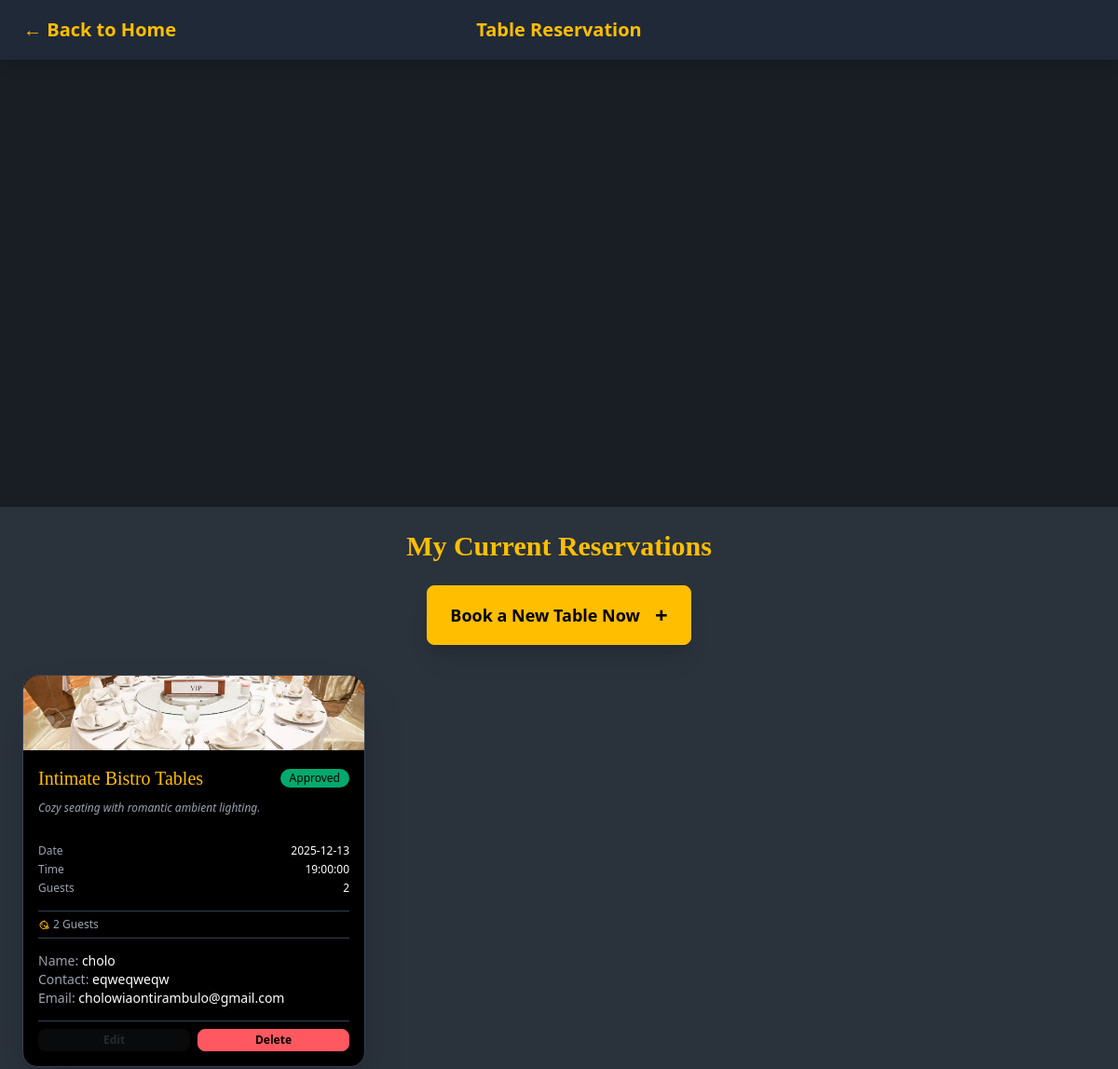
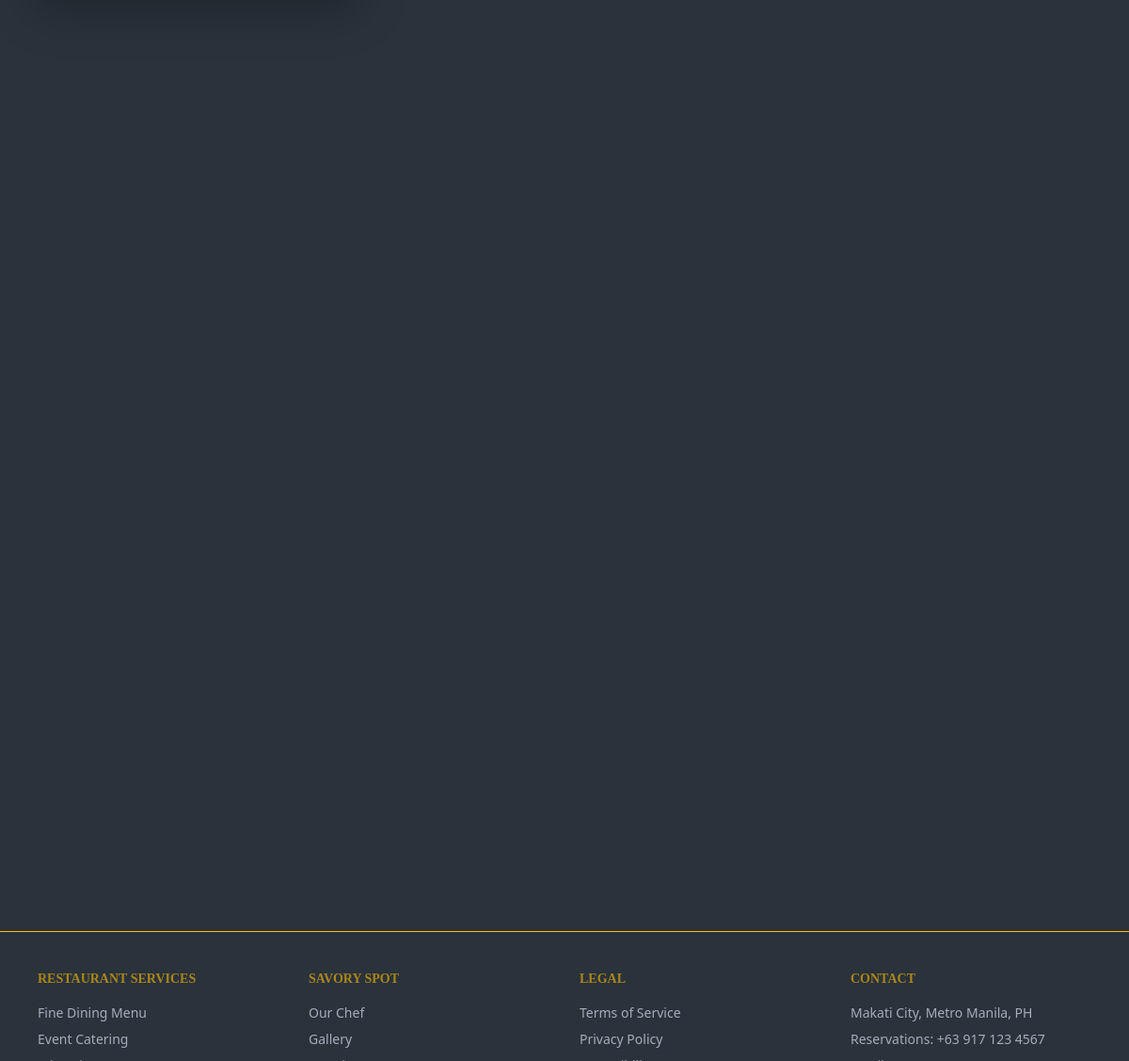
Screenshot of /pages/reservations.php (signed in) with the database file from the repository (2 pictures, top to bottom).
### tables this page shows
CREATE TABLE `reservations` (
  `date` date NOT NULL,
  `time` time NOT NULL,
  `name` varchar(200) NOT NULL,
  `email` varchar(150) NOT NULL,
  `contact` varchar(20) NOT NULL,
  `guests` int(11) NOT NULL,
  `table_type` varchar(100) NOT NULL,
  `status` varchar(20) NOT NULL,
  `id` int(11) NOT NULL,
  `user_id` int(11) NOT NULL
);

### pages/reservations.php (the view, shortened to what this page needs)
<?php
$current_user_id = $_SESSION['user_id'];
require_once('../handlers/database.php');
$dining_areas = [
    ['title'=>'The Chef’s Table','capacity'=>4,'description'=>'Culinary artistry up close. Near the open kitchen.','image'=>'../assets/table1.jpg'],
    ['title'=>'Intimate Bistro Tables','capacity'=>2,'description'=>'Cozy seating with romantic ambient lighting.','image'=>'../assets/table2.jpg'],
    ['title'=>'The Grand Salon','capacity'=>12,'description'=>'Private soundproof room for larger celebrations.','image'=>'../assets/table3.jpg'],
    ['title'=>'Al Fresco Terrace','capacity'=>4,'description'=>'Outdoor terrace with a breathtaking view.','image'=>'../assets/table4.jpg'],
    ['title'=>'Main Dining Hall','capacity'=>4,'description'=>'Comfortable and versatile standard seating.','image'=>'../assets/table5.jpg'],
];
$reservations = [];
$sql_select = "SELECT * FROM reservations WHERE user_id = ? ORDER BY date DESC, time DESC";
$stmt_select = $conn->prepare($sql_select);
$stmt_select->bind_param("i", $current_user_id);
$stmt_select->execute();
$result = $stmt_select->get_result();
if ($result && $result->num_rows > 0) {
    while ($row = $result->fetch_assoc()) {
        $reservations[] = $row;
    }
}
?>
<!DOCTYPE html>
<html lang="en" autocomplete="off">
<head>
<link href="https://cdn.jsdelivr.net/npm/daisyui@4.10.2/dist/full.min.css" rel="stylesheet">
<script src="https://cdn.tailwindcss.com"></script>
</head>
<body class="bg-neutral text-white" data-theme="dark">
<div class="navbar shadow-lg">
    <div class="navbar-start">
        <a href="home.php" class="btn btn-ghost text-xl text-warning">← Back to Home</a>
    </div>
    <div class="navbar-center">
        <span class="text-xl text-warning font-bold">Table Reservation</span>
    </div>
</div>
<div class="slideshow-container">
    <div class="slideshow-overlay"></div>
</div>
<main class="px-4 py-6 flex flex-col items-center min-h-[70vh]">
    <section class="w-full max-w-6xl">
        <h2 class="text-3xl font-serif font-bold text-center text-warning mb-6">My Current Reservations</h2>
        <div class="flex justify-center mb-8">
            <button class="btn btn-warning btn-lg shadow-xl" onclick="openCreateModal()">
                Book a New Table Now <span class="ml-2 text-2xl">+</span>
            </button>
        </div>
        <?php if (!empty($reservations)):  ?>
            <div class="grid grid-cols-1 md:grid-cols-2 lg:grid-cols-3 gap-6">
                <?php foreach ($reservations as $res):  ?>
                    <?php
                        $area = array_filter($dining_areas, fn($a) => $a['title'] === $res['table_type']);
                        $area = reset($area) ?: [
                            'title' => $res['table_type'],
                            'description' => 'Reserved table',
                            'capacity' => 4,
                            'image' => '../assets/table5.jpg'
                        ];
                        $status = $res['status'] ?? 'Pending';
                        $badge_class = $status === 'Approved' ? 'badge-success' : ($status === 'Cancelled' ? 'badge-error' : 'badge-warning');
                        $is_editable = $status === 'Pending';
                    ?>
                    <div class="card w-full bg-black shadow-2xl overflow-hidden transition-all duration-500 hover:shadow-[0_0_40px_rgba(255,193,7,0.3)] border border-gray-700 compressed-card">
                        <figure class="h-20">
                            <img src="<?= htmlspecialchars($area['image']) ?>" alt="<?= htmlspecialchars($area['title']) ?>" class="w-full h-full object-cover transition-transform duration-500 hover:scale-105"/>
                        </figure>
                        <div class="card-body p-4">
                            <div class="flex justify-between items-start">
                                <h2 class="card-title text-lg font-serif font-normal text-warning">
                                    <?= htmlspecialchars($area['title']) ?>
                                </h2>
                                <div class="badge <?= $badge_class ?> text-xs mt-1"><?= htmlspecialchars($status) ?></div>
                            </div>
                            <p class="text-sm text-gray-400 mb-2 font-light italic h-8">
                                <?= htmlspecialchars($area['description']) ?>
                            </p>
                            <div class="text-xs space-y-1 mb-2">
                                <div class="flex justify-between">
                                    <span class="text-gray-400">Date</span>
                                    <span class="font-medium"><?= htmlspecialchars($res['date']) ?></span>
                                </div>
                                <div class="flex justify-between">
                                    <span class="text-gray-400">Time</span>
                                    <span class="font-medium"><?= htmlspecialchars($res['time']) ?></span>
                                </div>
                                <div class="flex justify-between">
                                    <span class="text-gray-400">Guests</span>
                                    <span class="font-medium"><?= htmlspecialchars($res['guests']) ?></span>
                                </div>
                            </div>
                            <div class="flex justify-between items-center border-t border-b border-gray-700 py-1">
                                <div class="flex items-center text-sm text-gray-400">
                                    <?= $area['capacity'] ?> Guests
                                </div>
                            </div>
                            <div class="space-y-1 mt-2">
                                <p class="text-xs"><span class="text-gray-400">Name:</span> <span class="font-medium"><?= htmlspecialchars($res['name']) ?></span></p>
                                <p class="text-xs"><span class="text-gray-400">Contact:</span> <span class="font-medium"><?= htmlspecialchars($res['contact']) ?></span></p>
                                <p class="text-xs break-words"><span class="text-gray-400">Email:</span> <span class="font-medium"><?= htmlspecialchars($res['email']) ?></span></p>
                            </div>
                            <div class="flex gap-2 pt-2 mt-2 border-t border-gray-700">
                                <button type="button" class="btn btn-xs btn-ghost flex-1" onclick="openEditModal(<?= $res['id'] ?>)" <?= $is_editable ? '' : 'disabled' ?>>Edit</button>
                                <button type="button" class="btn btn-xs btn-error w-full flex-1" onclick="openDeleteModal(<?= $res['id'] ?>)">Delete</button>
                            </div>
                        </div>
                    </div>
                <?php endforeach; ?>
            </div>
        <?php endif; ?>
    </section>
</main>
<footer id="contact" class="footer p-10 bg-neutral text-neutral-content grid grid-cols-2 sm:grid-cols-4 md:grid-cols-4 gap-8 border-t border-warning">
    <nav>
        <h6 class="footer-title text-warning font-serif">Restaurant Services</h6>
        <a class="link link-hover">Fine Dining Menu</a>
        <a class="link link-hover">Event Catering</a>
        <a class="link link-hover">Wine List</a>
    </nav>
    <nav>
        <h6 class="footer-title text-warning font-serif">Savory Spot</h6>
        <a class="link link-hover">Our Chef</a>
        <a class="link link-hover">Gallery</a>
        <a class="link link-hover">Location Map</a>
    </nav>
    <nav>
        <h6 class="footer-title text-warning font-serif">Legal</h6>
        <a class="link link-hover">Terms of Service</a>
        <a class="link link-hover">Privacy Policy</a>
        <a class="link link-hover">Accessibility Statement</a>
    </nav>
    <nav>
        <h6 class="footer-title text-warning font-serif">Contact</h6>
        <p>Makati City, Metro Manila, PH</p>
        <p>Reservations: +63 917 123 4567</p>
        <p>Email: reserve@savoryspot.com</p>
    </nav>
</footer>
</body>
</html>

### pages/reservations.php (style rules this page uses)
.navbar { position: sticky; top: 0; z-index: 50; background-color: #1f2937; display: flex; justify-content: space-between; align-items: center; }
.slideshow-container { position: relative; width: 100%; height: 40vh; overflow: hidden; }
@media (min-width: 768px) { .slideshow-container { height: 60vh; } }
.slideshow-overlay { position: absolute; inset: 0; background: rgba(0, 0, 0, 0.4); z-index: 1; }
.compressed-card .card-body { padding: 1rem; }
.compressed-card .card-title { font-size: 1.25rem; }
.compressed-card p { font-size: 0.875rem; }
.compressed-card .text-sm { font-size: 0.75rem; }
.compressed-card figure { height: 80px; }
.compressed-card .space-y-1 div { display: flex; justify-content: space-between; }
.compressed-card .flex.gap-2 { padding-top: 0.5rem; margin-top: 0.5rem; }

### rows the page displays
reservations: table_type "Intimate Bistro Tables", status "Approved", description "Cozy seating with romantic ambient lighting.", date "2025-12-13", time "19:00:00", guests "2", name "cholo", contact "eqweqweqw", email "cholowiaontirambulo@gmail.com"
